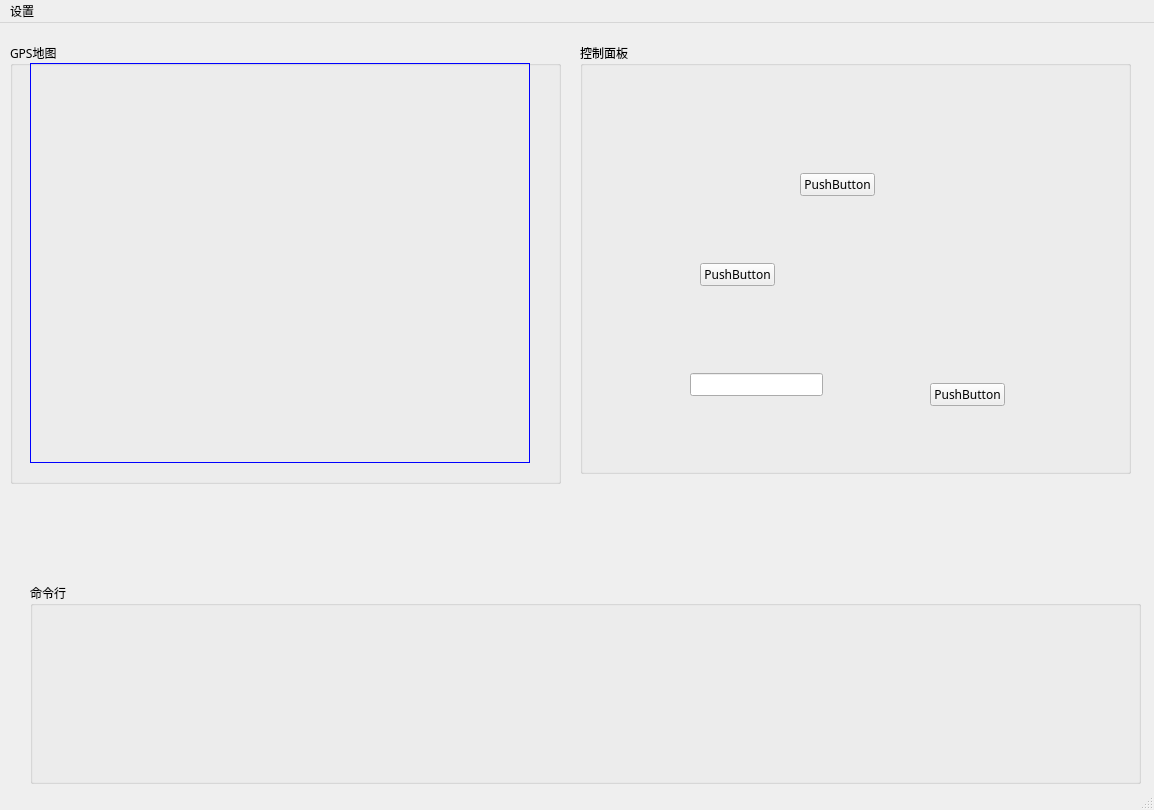
<?xml version="1.0" encoding="UTF-8"?>
<ui version="4.0">
 <class>MainWindow</class>
 <widget class="QMainWindow" name="MainWindow">
  <property name="geometry">
   <rect>
    <x>0</x>
    <y>0</y>
    <width>1154</width>
    <height>810</height>
   </rect>
  </property>
  <property name="windowTitle">
   <string>MainWindow</string>
  </property>
  <widget class="QWidget" name="centralWidget">
   <widget class="QGroupBox" name="groupBox">
    <property name="geometry">
     <rect>
      <x>10</x>
      <y>20</y>
      <width>551</width>
      <height>441</height>
     </rect>
    </property>
    <property name="font">
     <font>
      <family>仿宋</family>
      <weight>50</weight>
      <bold>false</bold>
      <stylestrategy>PreferAntialias</stylestrategy>
     </font>
    </property>
    <property name="title">
     <string>GPS地图</string>
    </property>
    <widget class="QWidget" name="widgetMap" native="true">
     <property name="enabled">
      <bool>true</bool>
     </property>
     <property name="geometry">
      <rect>
       <x>20</x>
       <y>20</y>
       <width>500</width>
       <height>400</height>
      </rect>
     </property>
     <property name="sizePolicy">
      <sizepolicy hsizetype="Fixed" vsizetype="Fixed">
       <horstretch>0</horstretch>
       <verstretch>0</verstretch>
      </sizepolicy>
     </property>
     <property name="minimumSize">
      <size>
       <width>500</width>
       <height>400</height>
      </size>
     </property>
     <property name="maximumSize">
      <size>
       <width>500</width>
       <height>400</height>
      </size>
     </property>
     <property name="baseSize">
      <size>
       <width>300</width>
       <height>200</height>
      </size>
     </property>
     <property name="autoFillBackground">
      <bool>false</bool>
     </property>
     <property name="styleSheet">
      <string notr="true">border:1px solid #00F</string>
     </property>
     <layout class="QGridLayout" name="gridLayout_2"/>
    </widget>
   </widget>
   <widget class="QGroupBox" name="groupBox_2">
    <property name="geometry">
     <rect>
      <x>580</x>
      <y>20</y>
      <width>551</width>
      <height>431</height>
     </rect>
    </property>
    <property name="font">
     <font>
      <family>仿宋</family>
     </font>
    </property>
    <property name="title">
     <string>控制面板</string>
    </property>
    <widget class="QPushButton" name="pushButton_3">
     <property name="geometry">
      <rect>
       <x>220</x>
       <y>130</y>
       <width>75</width>
       <height>23</height>
      </rect>
     </property>
     <property name="sizePolicy">
      <sizepolicy hsizetype="Minimum" vsizetype="Fixed">
       <horstretch>0</horstretch>
       <verstretch>0</verstretch>
      </sizepolicy>
     </property>
     <property name="text">
      <string>PushButton</string>
     </property>
    </widget>
    <widget class="QPushButton" name="pushButton_2">
     <property name="geometry">
      <rect>
       <x>120</x>
       <y>220</y>
       <width>75</width>
       <height>23</height>
      </rect>
     </property>
     <property name="sizePolicy">
      <sizepolicy hsizetype="Minimum" vsizetype="Minimum">
       <horstretch>0</horstretch>
       <verstretch>0</verstretch>
      </sizepolicy>
     </property>
     <property name="minimumSize">
      <size>
       <width>75</width>
       <height>23</height>
      </size>
     </property>
     <property name="text">
      <string>PushButton</string>
     </property>
    </widget>
    <widget class="QLineEdit" name="lineEdit">
     <property name="geometry">
      <rect>
       <x>110</x>
       <y>330</y>
       <width>133</width>
       <height>23</height>
      </rect>
     </property>
     <property name="sizePolicy">
      <sizepolicy hsizetype="Fixed" vsizetype="Fixed">
       <horstretch>0</horstretch>
       <verstretch>0</verstretch>
      </sizepolicy>
     </property>
     <property name="minimumSize">
      <size>
       <width>133</width>
       <height>23</height>
      </size>
     </property>
    </widget>
    <widget class="QPushButton" name="pushButton">
     <property name="geometry">
      <rect>
       <x>350</x>
       <y>340</y>
       <width>75</width>
       <height>23</height>
      </rect>
     </property>
     <property name="minimumSize">
      <size>
       <width>75</width>
       <height>23</height>
      </size>
     </property>
     <property name="text">
      <string>PushButton</string>
     </property>
    </widget>
   </widget>
   <widget class="QGroupBox" name="groupBox_3">
    <property name="geometry">
     <rect>
      <x>30</x>
      <y>560</y>
      <width>1111</width>
      <height>201</height>
     </rect>
    </property>
    <property name="font">
     <font>
      <family>仿宋</family>
     </font>
    </property>
    <property name="title">
     <string>命令行</string>
    </property>
   </widget>
  </widget>
  <widget class="QMenuBar" name="menuBar">
   <property name="geometry">
    <rect>
     <x>0</x>
     <y>0</y>
     <width>1154</width>
     <height>23</height>
    </rect>
   </property>
   <widget class="QMenu" name="menuSeetings">
    <property name="title">
     <string>设置</string>
    </property>
    <addaction name="actionGPS"/>
   </widget>
   <addaction name="menuSeetings"/>
  </widget>
  <widget class="QStatusBar" name="statusBar"/>
  <action name="actionGPS">
   <property name="text">
    <string>GPS</string>
   </property>
  </action>
 </widget>
 <layoutdefault spacing="6" margin="11"/>
 <resources/>
 <connections/>
</ui>
